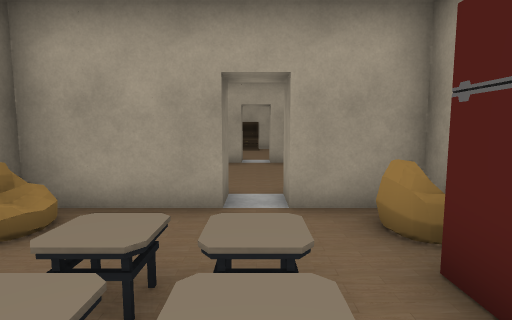
[1] (above)

21 first-person views from a walk through a scene from a Unity 3-D project. The camera is 1.2 m above the floor, tilts 6° down and sees 80° across. The floor is counted in squares, 1 m on a side. Each view is taken from the middle of a square. On the plan, view 1 faces up. The plan holds only what a view shows up to about 13 squares ahead; the rest is blank. The player character is not drawn. Door leaves are left out, so doorways stand open.

[2]
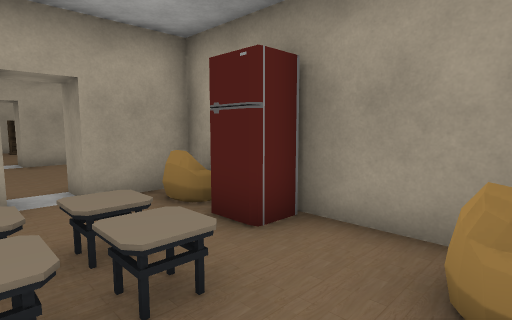

[3]
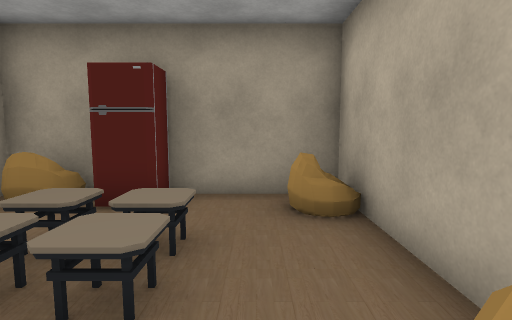

[4]
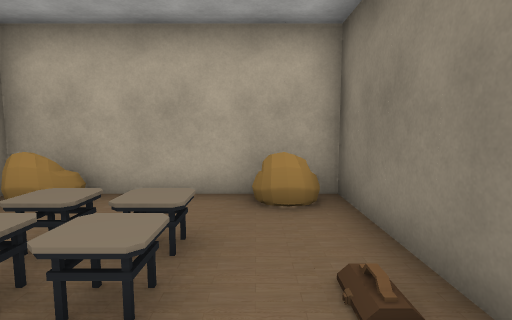

[5]
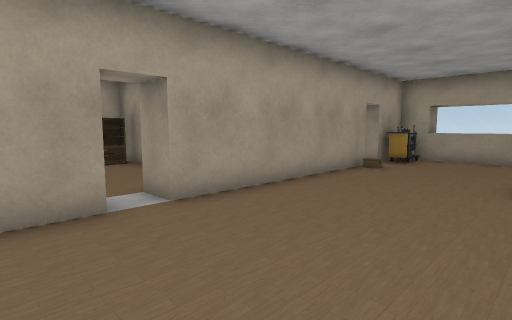

[6]
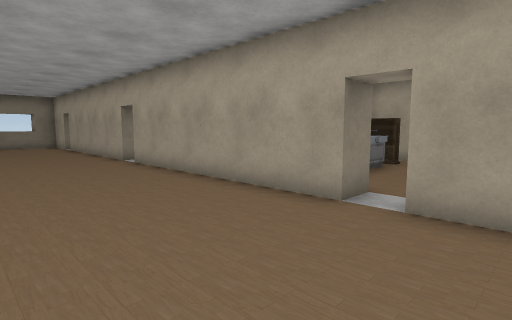

[7]
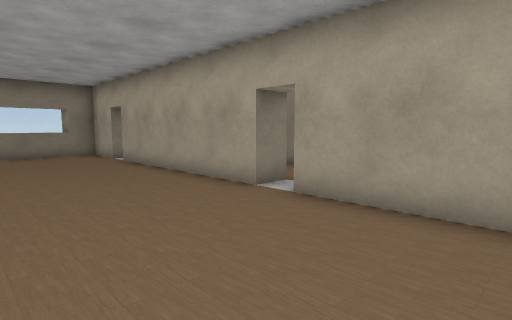

[8]
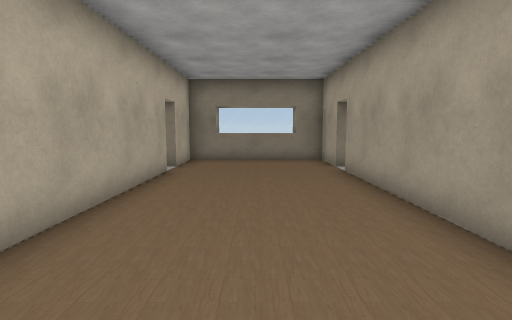

[9]
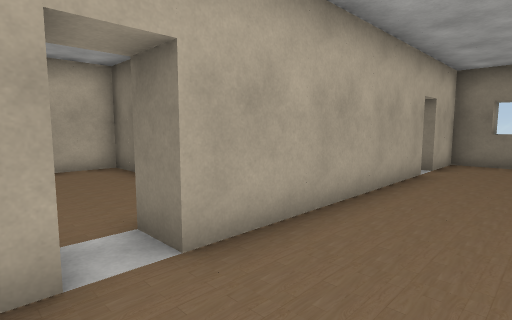

[10]
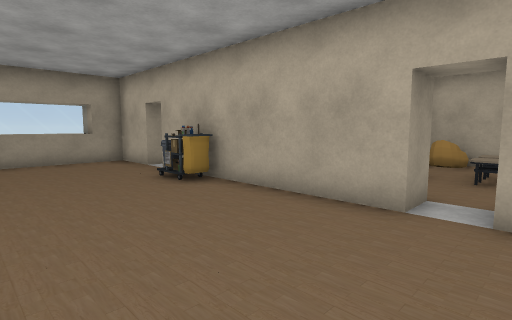

[11]
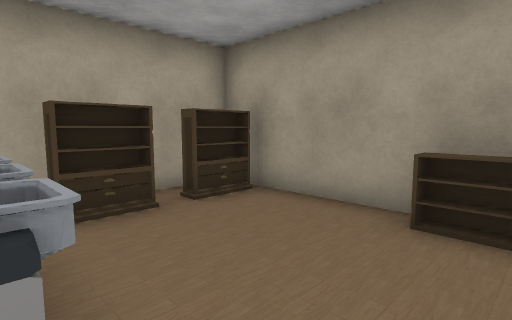

[12]
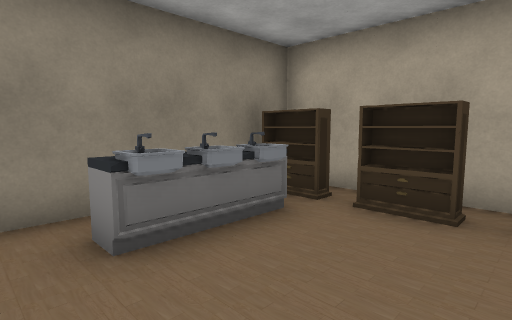

[13]
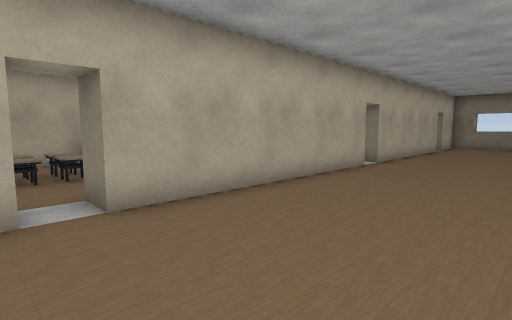

[14]
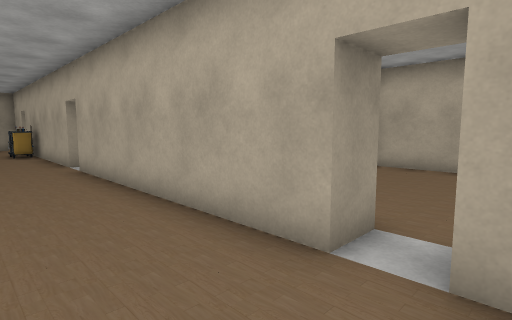

[15]
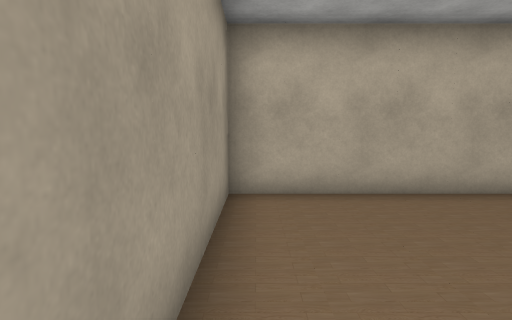

[16]
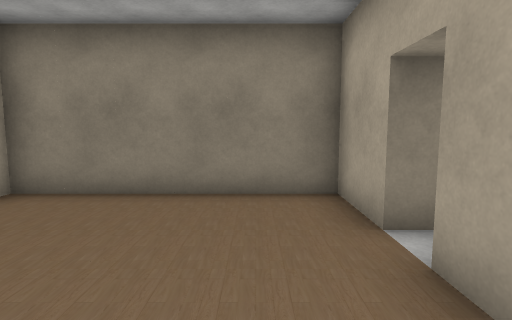

[17]
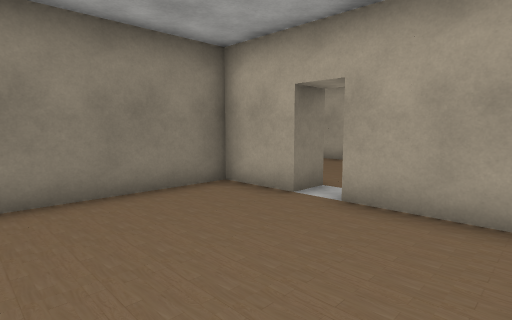

[18]
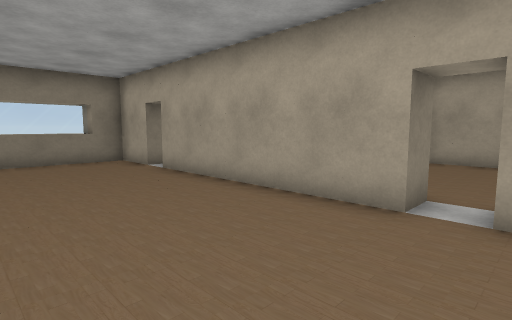

[19]
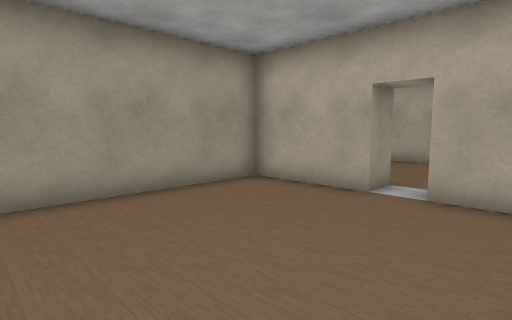

[20]
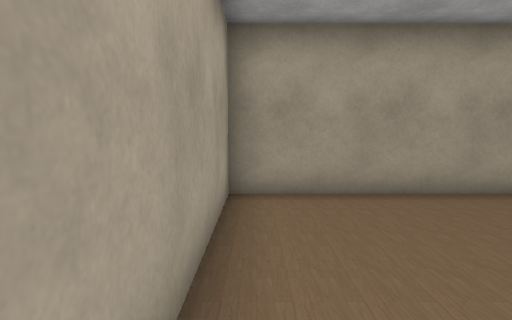

[21]
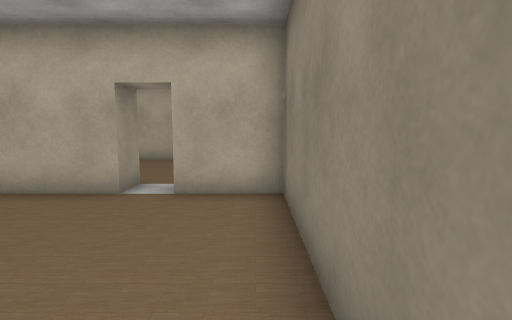

### Floor plan
Ten units are one square. View 1 is at (0, 0); x grows to the right and y downward. Boxes are objects, and circles mark ways between rooms. Rooms are numbered by the first view taken in them; rooms with no view inside come last. Other rooms are left out.
<svg viewBox="-200 -180 310 200">
<path fill="none" stroke="#000" d="M-5 -45 -35 -45M-35 -24 -35 15 25 15 25 -45 5 -45M-85 -55 -5 -55M-95 -105 -165 -105M-5 -105 -85 -105M5 -55 75 -55M-166 -55 -95 -55M-175 -105 -195 -105 -195 -55 -175 -55M76 -105 5 -105M85 -55 105 -55 105 -105 85 -105M25 -124 25 -175 -35 -175 -35 -122M-95 -45 -115 -45 -115 15 -55 15 -55 -35M-62 -45 -85 -45M-115 -165 -115 -115 -95 -115M-85 -115 -55 -115 -55 -175 -112 -175"/>
<rect x="15" y="-45" width="10" height="30" fill="#bbb"><title>other object</title></rect>
<rect x="85" y="-105" width="20" height="10" fill="#bbb"><title>other object</title></rect>
<rect x="-35" y="-175" width="60" height="50" fill="#bbb"><title>other object</title></rect>
<rect x="15" y="-135" width="10" height="20" fill="#bbb"><title>other object</title></rect>
<circle cx="0" cy="-50" r="3" fill="#2a7"/>
<circle cx="0" cy="-110" r="3" fill="#2a7"/>
<circle cx="-90" cy="-50" r="3" fill="#2a7"/>
<circle cx="-90" cy="-110" r="3" fill="#2a7"/>
<text x="0" y="-20">1</text>
<text x="-50" y="-80">2</text>
<text x="0" y="-140">3</text>
<text x="-90" y="-20">4</text>
<text x="-90" y="-150">5</text>
</svg>
Room 1 opens to room 2. Room 2 opens to room 3. Room 2 opens to room 4. Room 2 opens to room 5.

Where each view was taken, in squares from view 1:
view 1: 0 up, 0 right, facing up
view 2: 1 down, 1 left, facing up-right
view 3: 0 up, 3 left, facing right
view 4: 4 up, 2 left, facing down
view 5: 6 up, 2 left, facing up-right
view 6: 6 up, 2 right, facing up-left
view 7: 6 up, 5 left, facing up-left
view 8: 8 up, 8 left, facing left
view 9: 8 up, 8 left, facing down-left
view 10: 10 up, 1 left, facing down-right
view 11: 12 up, 2 left, facing up-right
view 12: 12 up, 1 right, facing up-left
view 13: 10 up, 1 right, facing down-left
view 14: 8 up, 10 left, facing down-right
view 15: 4 up, 6 left, facing down
view 16: 3 up, 6 left, facing left
view 17: 0 up, 6 left, facing up-left
view 18: 6 up, 8 left, facing up-left
view 19: 17 up, 11 left, facing down-right
view 20: 17 up, 11 left, facing right
view 21: 17 up, 11 left, facing down
